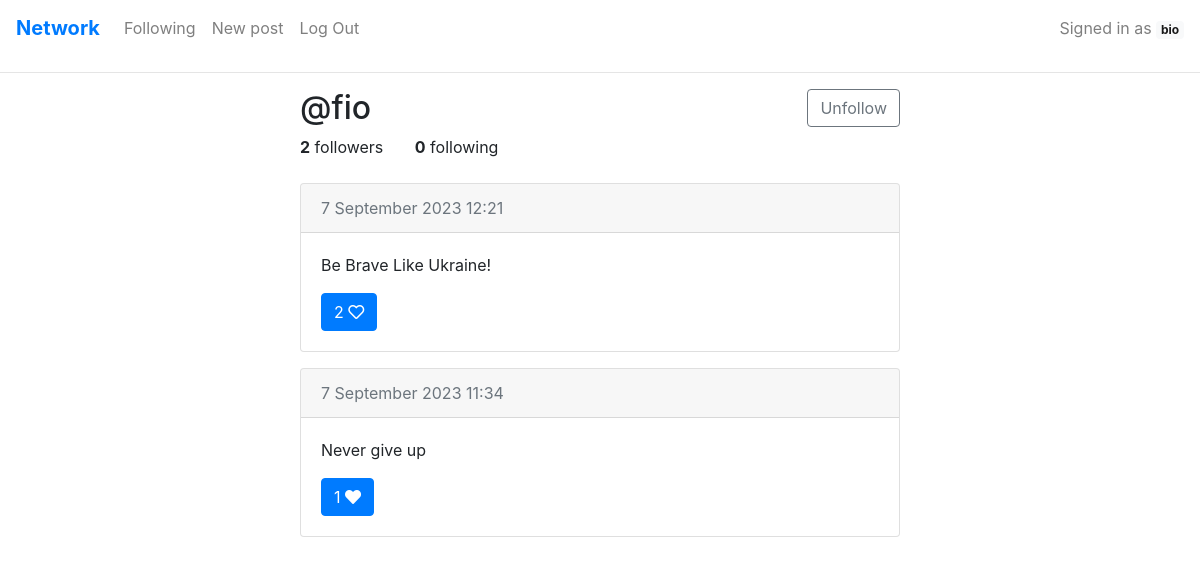
Screenshot of /profile/fio (signed in) with the database file from the repository.
### network/models.py (models this page shows, shortened)
class User(AbstractUser):
    pass

class Post(models.Model):
    autor = models.ForeignKey(User, related_name='autor', on_delete=models.CASCADE)
    date = models.DateTimeField(auto_now_add=True)
    bodyPost = models.CharField(max_length=150)
    likePost = models.ManyToManyField(User, blank=True, related_name="User_who_like")

### network/views.py (the view)
# urls.py: path("profile/<str:username>", views.profile, name="profile"),
def profile(request, username):
    user = User.objects.get(username=username)
    current_user = request.user
    p = Paginator(Post.objects.filter(autor=user).order_by('-date'), 10)
    page = request.GET.get('page')
    posts = p.get_page(page)
    followers = Follow.objects.filter(followed=user)
    following = Follow.objects.filter(follower=user)
    try:
        if len(followers.filter(follower=current_user)) !=0:
            is_following = True
        else:
            is_following = False
    except:
        is_following = False
    userLike = []
    for pst in posts:
        if current_user in pst.likePost.all():
            userLike.append(pst)
    return render(request, "network/profile.html", {
        'posts': posts,
        'username': username,
        'followers': followers,
        'following': following,
        'is_following': is_following,
        'userLike': userLike
    })

### network/templates/network/profile.html (shortened to what this page needs)
{% extends "network/layout.html" %}
{% block body %}
  <div class="w-50 mx-auto">
    <div class="d-flex justify-content-between">
      <h2>@{{username}}</h2>
      {% if user.is_authenticated %}
        {% if username != user.username %}
          {% if is_following %}
          <form action="{% url 'unfollow' %}" method="post">
            <input class="btn btn-outline-secondary" type="submit" value="Unfollow">
          </form>
          {% else %}
          <form action="{% url 'follow' %}" method="post">
            {% csrf_token %}
            <input type="hidden" name="userfollowed" value="{{ username }}" >
            <input class="btn btn-outline-primary" type="submit" value="Follow">
          </form>
          {% endif %}
        {% endif %}
      {% endif %}
    </div>
    <div class="d-flex justify-content-start">
      <span><b>{{followers.count}}</b> followers &nbsp; &nbsp; &nbsp; <b>{{following.count}}</b> following</span>
    </div>
    <br>
    {% for post in posts %}
    <div class="card mb-3">
        <div class="card-header d-flex justify-content-between">
            <div class="text-muted">{{post.date|date:"j E Y H:i"}}</div>
        </div>
        <div class="card-body">
          <p id="postText">{{post.bodyPost}}</p>
          {% if user.is_authenticated %}
            {% if post in userLike %}
              <button class="btn btn-primary" data-id="{{post.id}}" id="like">{{post.likePost.count}} <i class="far fa-heart"></i></button>
            {% else %}
              <button class="btn btn-primary" data-id="{{post.id}}" id="unlike">{{post.likePost.count}} <i class="fas fa-heart"></i></button>
            {% endif %}
          {% else %}
            <button disabled class="btn btn-primary" data-id="{{post.id}}" id="like">{{post.likePost.count}} <i class="far fa-heart"></i></button>
          {% endif %}
        </div>
    </div>
    {% endfor %}
  </div>
{% endblock %}

### network/templates/network/layout.html (shortened to what this page needs)
{% load static %}
<!DOCTYPE html>
<html lang="en">
    <head>
        <link rel="stylesheet" href="https://stackpath.bootstrapcdn.com/bootstrap/4.4.1/css/bootstrap.min.css">
        <link href="{% static 'network/styles.css' %}" rel="stylesheet">
        <link rel="stylesheet" href="https://use.fontawesome.com/releases/v5.7.0/css/all.css">
    </head>
    <body>
          <nav class="navbar navbar-expand navbar-light">
            <a class="navbar-brand text-primary" href="{% url 'index' %}"><b>Network</b></a>
            <div class="collapse navbar-collapse" id="navbarText">
              <ul class="navbar-nav mr-auto">
                {% if user.is_authenticated %}
                    <li class="nav-item">
                        <a class="nav-link" href="{% url 'following' %}">Following</a>
                    </li>
                    <li class="nav-item">
                        <a class="nav-link" href="{% url 'newPost' %}">New post</a>
                    </li>
                    <li class="nav-item">
                        <a class="nav-link" href="{% url 'logout' %}">Log Out</a>
                    </li>
                {% else %}
                    <a class="nav-item nav-link" href="{% url 'login' %}">Log In</a>
                    <a class="nav-item nav-link" href="{% url 'register' %}">Register</a>
                {% endif %}
              </ul>
              <span class="navbar-text">
                {% if user.is_authenticated %}
                    Signed in as <a href="{% url 'profile' user.username %}" class="badge badge-light">{{user.username}}</a>
                {% else %}
                    Not signed in.
                {% endif %}
              </span>
            </div>
          </nav>
          <hr>
        <div class="body">
            {% block body %}
            {% endblock %}
        </div>
    </body>
</html>

### rows the page displays
User: username "bio"
User: username "fio"
Post: date "7 September 2023 12:21", bodyPost "Be Brave Like Ukraine!", likePost.count "2"
Post: date "7 September 2023 11:34", bodyPost "Never give up", likePost.count "1"

### other values shown
{{ followers.count }} "2"
{{ following.count }} "0"
